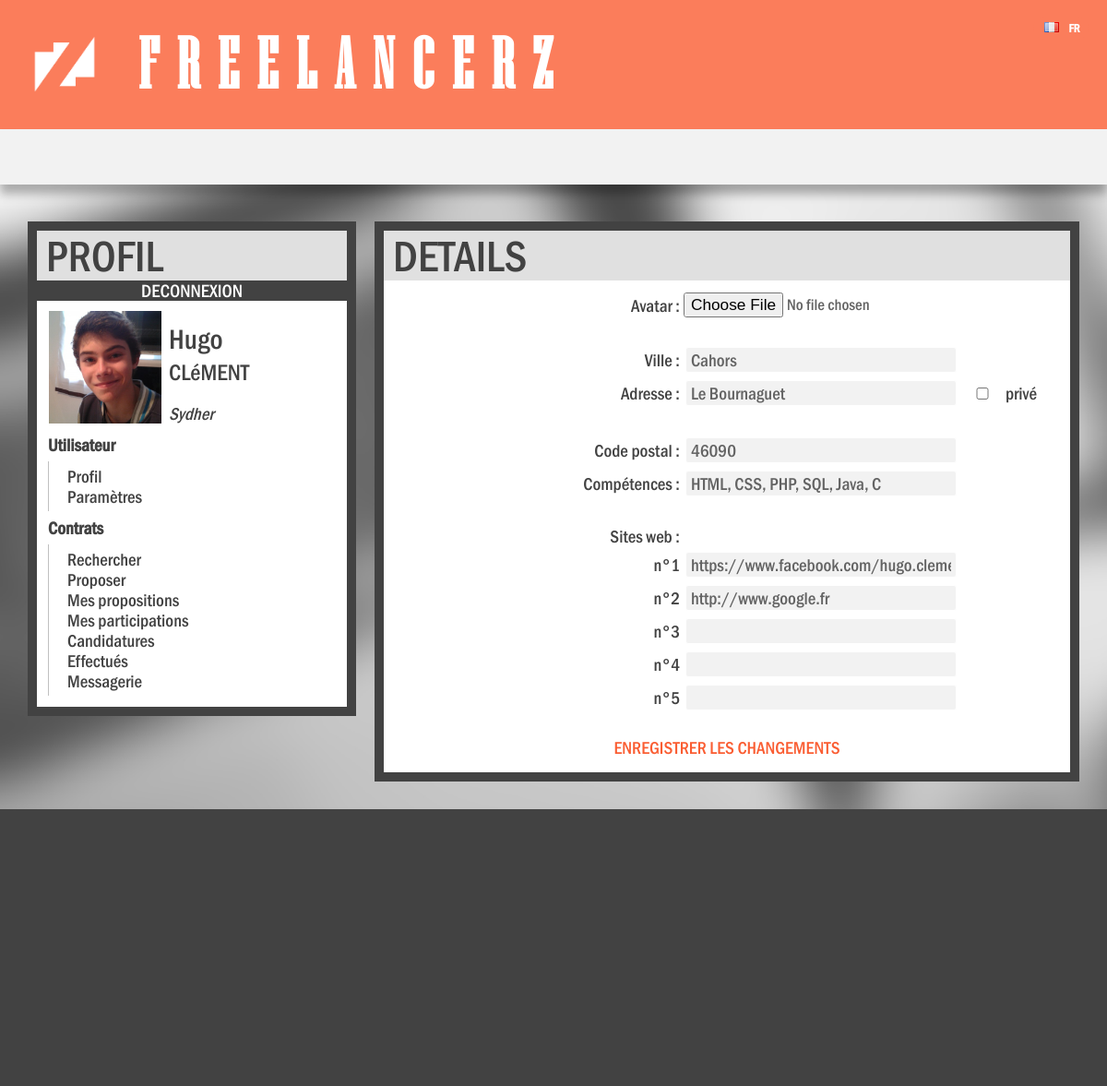
The page /editionprofil.php (signed in) on the database as committed earlier.
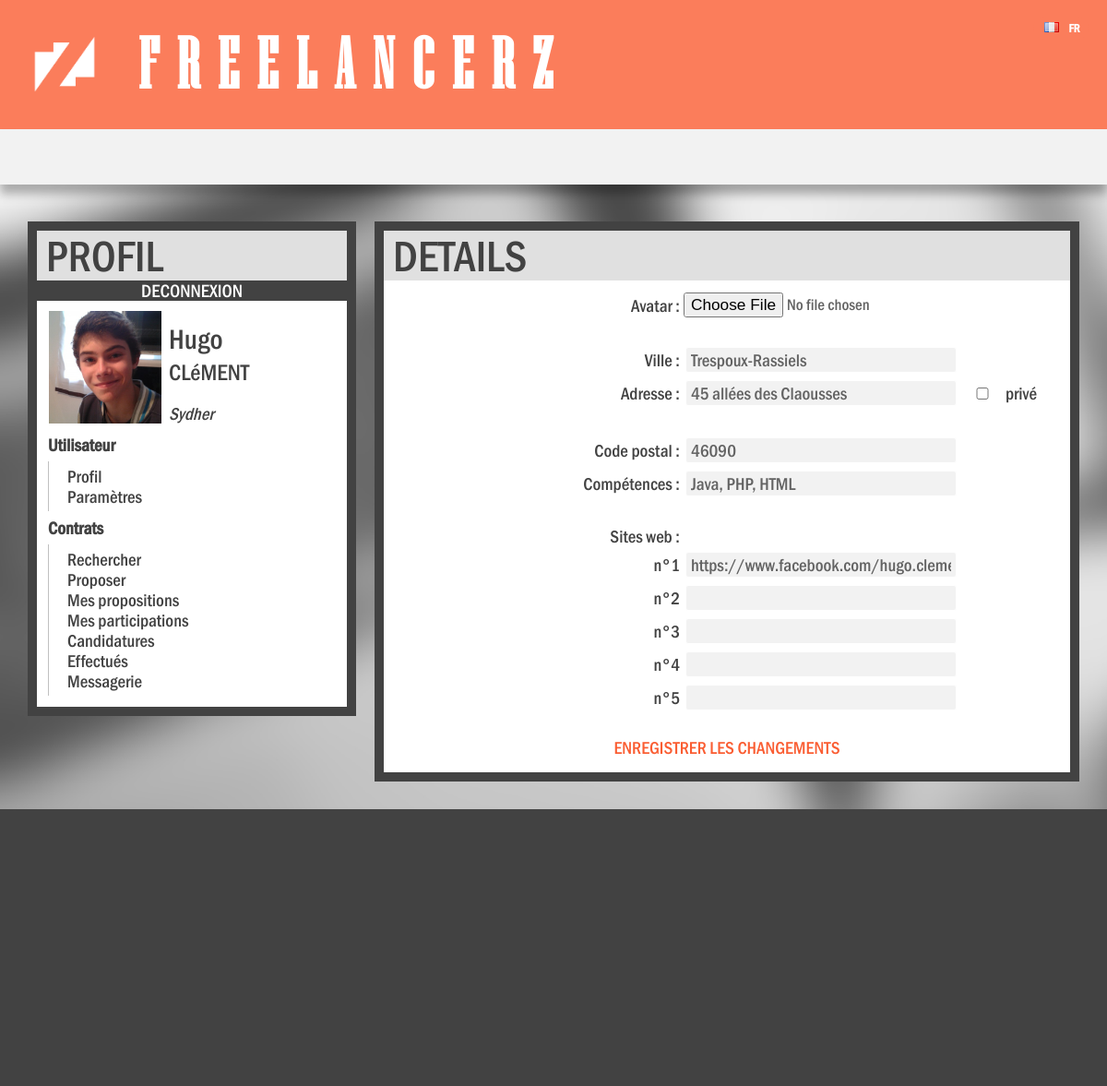
The same page on the database as committed later.
### tables this page shows
CREATE TABLE IF NOT EXISTS `users_privee` (
  `user_id` int(11) NOT NULL AUTO_INCREMENT,
  `user_nom` varchar(50) NOT NULL,
  `user_prenom` varchar(50) NOT NULL,
  `user_pseudo` varchar(50) NOT NULL,
  `user_ville` varchar(50) NOT NULL,
  `user_adresse` varchar(50) NOT NULL,
  `user_cp` char(5) NOT NULL,
  `user_password` varchar(255) NOT NULL,
  `user_email` varchar(120) NOT NULL,
  `user_naissance` date DEFAULT NULL,
  `user_inscription` date DEFAULT NULL,
  `user_competences` varchar(255) NOT NULL,
  `user_site1` varchar(120) DEFAULT NULL,
  `user_site2` varchar(120) DEFAULT NULL,
  `user_site3` varchar(120) DEFAULT NULL,
  `user_site4` varchar(120) DEFAULT NULL,
  `user_site5` varchar(120) DEFAULT NULL,
  `user_etat` int(11) DEFAULT NULL,
  `user_cle` varchar(255) DEFAULT NULL,
  `user_admin` int(1) NOT NULL DEFAULT '0',
  `user_banni` int(11) NOT NULL DEFAULT '0',
  PRIMARY KEY (`user_id`),
  UNIQUE KEY `user_pseudo` (`user_pseudo`)
);

### inc/recupDetailsProfil.php (called while the page is built, shortened)
<?php
function recupDetailsProfil($idUser) {
    $bdd = bdd();
	$sql = "SELECT user_nom, user_prenom, user_ville, user_adresse, user_cp, user_email,
						 user_naissance, user_competences, user_site1, user_site2, user_site3, user_site4, user_site5, user_pseudo
						 FROM users WHERE user_id = :id";
	if (estAutoVoirPrivee($idUser) == 0) {
		$sql = "SELECT user_nom, user_prenom, user_ville, user_adresse, user_cp, user_email,
						 user_naissance, user_competences, user_site1, user_site2, user_site3, user_site4, user_site5, user_pseudo
						 FROM users_privee WHERE user_id = :id";
	}
    $req = $bdd->prepare($sql);
	$req->bindParam(":id", $id);
    $req->execute();
    $data = $req->fetch();
    $details = array($data['user_nom'], $data['user_prenom'], $data['user_ville'], $data['user_adresse'],
                                   $data['user_cp'], $data['user_email'], $data['user_naissance'], $data['user_competences'], $data['user_site1'],
                                   $data['user_site2'], $data['user_site3'], $data['user_site4'],$data['user_site5'],$data['user_pseudo']);
	return $details;
}
function estAutoVoirPrivee($idUserCible) {
	$idUserVoyeur = $_SESSION['id'];
	if ($idUserCible == $idUserVoyeur) {
		return 0;
	}
	return 1;
}
?>

### inc/afficherEditionProfil.php (the view)
<?php
function afficherEditionProfil() {
	require "inc/recupDetailsProfil.php";
	$tab2 = recupDetailsProfil($_SESSION['id']);
	echo "
	<form class=\"form_edition_profil\" action=\"profil.php\" method=\"post\" enctype=\"multipart/form-data\">
		<table>
			<tr>
				<td id=\"formprofil_lbl\">Avatar : </td>
				<td><input id=\"avatar\" type=\"file\" name=\"avatar\" /></td>
				<td></td>
				<td></td>
			</tr>
			<tr><td>&nbsp</td></tr>
			<tr>
				<td id=\"formprofil_lbl\">Ville :</td>
				<td><input class=\"text\" type=\"text\" name=\"ville\"  value=\"".$tab2[2]."\"/></td>
				<td></td>
				<td></td>
			</tr>
			<tr>
				<td id=\"formprofil_lbl\">Adresse :</td>
				<td><input class=\"text\" type=\"text\" name=\"adresse\"  value=\"".$tab2[3]."\"/></td>
				<td><input id=\"cbx\" class=\"text\" type=\"checkbox\" name=\"adressePv\" /></td>
				<td>privé</td>
			</tr>
			<tr><td>&nbsp</td></tr>
			<tr>
				<td id=\"formprofil_lbl\">Code postal :</td>
				<td><input class=\"text\" type=\"text\" name=\"cp\"  value=\"".$tab2[4]."\"/></td>
				<td></td>
				<td></td>
			</tr>
			<tr>
				<td id=\"formprofil_lbl\">Compétences :</td>
				<td><input class=\"text\" type=\"text\" name=\"competences\"  value=\"".$tab2[7]."\"/></td>
				<td></td>
				<td></td>
			</tr>
			<tr><td>&nbsp</td></tr>
			<tr>
				<td id=\"formprofil_lbl\">Sites web :</td>
				<td></td>
				<td></td>
				<td></td>
			</tr>
			<tr>
				<td id=\"formprofil_lbl\">n°1</td>
				<td><input class=\"text\" type=\"text\" name=\"site1\" value=\"".$tab2[8]."\"/></td>
				<td></td>
				<td></td>
			</tr>
			<tr>
				<td id=\"formprofil_lbl\">n°2</td>
				<td><input class=\"text\" type=\"text\" name=\"site2\" value=\"".$tab2[9]."\"/></td>
				<td></td>
				<td></td>
			</tr>
			<tr>
				<td id=\"formprofil_lbl\">n°3</td>
				<td><input class=\"text\" type=\"text\" name=\"site3\" value=\"".$tab2[10]."\"/></td>
				<td></td>
				<td></td>
			</tr>
			<tr>
				<td id=\"formprofil_lbl\">n°4</td>
				<td><input class=\"text\" type=\"text\" name=\"site4\" value=\"".$tab2[11]."\"/></td>
				<td></td>
				<td></td>
			</tr>
			<tr>
				<td id=\"formprofil_lbl\">n°5</td>
				<td><input class=\"text\" type=\"text\" name=\"site4\" value=\"".$tab2[12]."\"/></td>
				<td></td>
				<td></td>
			</tr>
			<tr>
				<td style=\"text-align:center;\" colspan=\"4\">
					<input id=\"btn_form\"class=\"btn\" type=\"submit\" value=\"ENREGISTRER LES CHANGEMENTS\">
				</td>
		</form>
	</table>
	";
}
?>

Rows that differ between the two databases and show on the page:
changed users_privee "https://www.facebook.com/hugo.clement.5": ville "Cahors" → "Trespoux-Rassiels"; adresse "Le Bournaguet" → "45 allées des Claousses"; competences "HTML, CSS, PHP, SQL, Java, C" → "Java, PHP, HTML"; site2 "http://www.google.fr" → (not shown)
